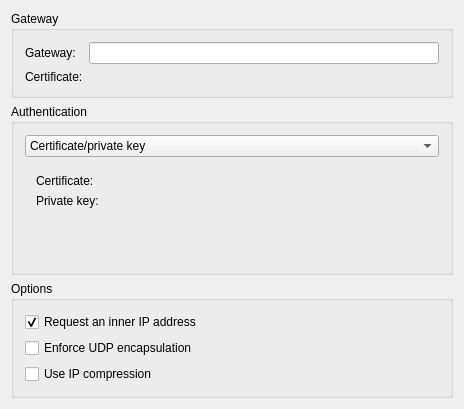
<?xml version="1.0" encoding="UTF-8"?>
<ui version="4.0">
 <class>StrongswanProp</class>
 <widget class="QWidget" name="StrongswanProp">
  <property name="geometry">
   <rect>
    <x>0</x>
    <y>0</y>
    <width>464</width>
    <height>402</height>
   </rect>
  </property>
  <property name="windowTitle">
   <string>Strong Swan VPN</string>
  </property>
  <layout class="QVBoxLayout" name="verticalLayout">
   <item>
    <widget class="QGroupBox" name="groupBox">
     <property name="title">
      <string>Gateway</string>
     </property>
     <layout class="QFormLayout" name="formLayout">
      <item row="0" column="0">
       <widget class="QLabel" name="textLabel3">
        <property name="text">
         <string>Gateway:</string>
        </property>
        <property name="wordWrap">
         <bool>false</bool>
        </property>
        <property name="buddy">
         <cstring>leGateway</cstring>
        </property>
       </widget>
      </item>
      <item row="0" column="1">
       <widget class="KLineEdit" name="leGateway"/>
      </item>
      <item row="1" column="0">
       <widget class="QLabel" name="label_3">
        <property name="text">
         <string>Certificate:</string>
        </property>
       </widget>
      </item>
      <item row="1" column="1">
       <widget class="KUrlRequester" name="leGatewayCertificate"/>
      </item>
     </layout>
    </widget>
   </item>
   <item>
    <widget class="QGroupBox" name="groupBox_2">
     <property name="title">
      <string>Authentication</string>
     </property>
     <layout class="QVBoxLayout" name="verticalLayout_3">
      <item>
       <widget class="QComboBox" name="cmbMethod">
        <property name="sizePolicy">
         <sizepolicy hsizetype="Expanding" vsizetype="Fixed">
          <horstretch>0</horstretch>
          <verstretch>0</verstretch>
         </sizepolicy>
        </property>
        <property name="editable">
         <bool>false</bool>
        </property>
        <item>
         <property name="text">
          <string>Certificate/private key</string>
         </property>
        </item>
        <item>
         <property name="text">
          <string>Certificate/ssh-agent</string>
         </property>
        </item>
        <item>
         <property name="text">
          <string>Smartcard</string>
         </property>
        </item>
        <item>
         <property name="text">
          <string>EAP</string>
         </property>
        </item>
       </widget>
      </item>
      <item>
       <widget class="QStackedWidget" name="swMethods">
        <property name="sizePolicy">
         <sizepolicy hsizetype="Preferred" vsizetype="Fixed">
          <horstretch>0</horstretch>
          <verstretch>0</verstretch>
         </sizepolicy>
        </property>
        <widget class="QWidget" name="page_4">
         <layout class="QFormLayout" name="formLayout_4">
          <item row="0" column="0">
           <widget class="QLabel" name="label_4">
            <property name="text">
             <string>Certificate:</string>
            </property>
           </widget>
          </item>
          <item row="1" column="0">
           <widget class="QLabel" name="label_6">
            <property name="text">
             <string>Private key:</string>
            </property>
           </widget>
          </item>
          <item row="0" column="1">
           <widget class="KUrlRequester" name="leAuthPrivatekeyCertificate"/>
          </item>
          <item row="1" column="1">
           <widget class="KUrlRequester" name="leAuthPrivatekeyKey"/>
          </item>
         </layout>
        </widget>
        <widget class="QWidget" name="page_3">
         <layout class="QFormLayout" name="formLayout_3">
          <item row="0" column="0">
           <widget class="QLabel" name="label">
            <property name="text">
             <string>Certificate:</string>
            </property>
           </widget>
          </item>
          <item row="0" column="1">
           <widget class="KUrlRequester" name="leAuthSshCertificate"/>
          </item>
         </layout>
        </widget>
        <widget class="QWidget" name="page_2"/>
        <widget class="QWidget" name="page">
         <layout class="QFormLayout" name="formLayout_2">
          <item row="0" column="0">
           <widget class="QLabel" name="label_5">
            <property name="text">
             <string>&amp;Username:</string>
            </property>
            <property name="buddy">
             <cstring>leUserName</cstring>
            </property>
           </widget>
          </item>
          <item row="0" column="1">
           <widget class="KLineEdit" name="leUserName"/>
          </item>
          <item row="1" column="0">
           <widget class="QLabel" name="label_2">
            <property name="text">
             <string>User &amp;Password</string>
            </property>
            <property name="buddy">
             <cstring>leUserPassword</cstring>
            </property>
           </widget>
          </item>
          <item row="1" column="1">
           <layout class="QHBoxLayout" name="horizontalLayout">
            <item>
             <widget class="KLineEdit" name="leUserPassword">
              <property name="enabled">
               <bool>false</bool>
              </property>
              <property name="passwordMode">
               <bool>true</bool>
              </property>
             </widget>
            </item>
            <item>
             <widget class="QComboBox" name="cboUserPassOptions">
              <item>
               <property name="text">
                <string>Always Ask</string>
               </property>
              </item>
              <item>
               <property name="text">
                <string>Store</string>
               </property>
              </item>
              <item>
               <property name="text">
                <string>Not Required</string>
               </property>
              </item>
             </widget>
            </item>
           </layout>
          </item>
          <item row="2" column="1">
           <widget class="QCheckBox" name="cbShowPasswords">
            <property name="text">
             <string>&amp;Hide passwords</string>
            </property>
            <property name="checked">
             <bool>true</bool>
            </property>
           </widget>
          </item>
         </layout>
        </widget>
       </widget>
      </item>
     </layout>
    </widget>
   </item>
   <item>
    <widget class="QGroupBox" name="groupBox_3">
     <property name="title">
      <string>Options</string>
     </property>
     <layout class="QVBoxLayout" name="verticalLayout_2">
      <item>
       <widget class="QCheckBox" name="innerIP">
        <property name="autoFillBackground">
         <bool>false</bool>
        </property>
        <property name="text">
         <string>Request an inner IP address</string>
        </property>
        <property name="checked">
         <bool>true</bool>
        </property>
        <property name="tristate">
         <bool>false</bool>
        </property>
       </widget>
      </item>
      <item>
       <widget class="QCheckBox" name="udpEncap">
        <property name="text">
         <string>Enforce UDP encapsulation</string>
        </property>
       </widget>
      </item>
      <item>
       <widget class="QCheckBox" name="ipComp">
        <property name="text">
         <string>Use IP compression</string>
        </property>
       </widget>
      </item>
     </layout>
    </widget>
   </item>
   <item>
    <spacer name="verticalSpacer">
     <property name="orientation">
      <enum>Qt::Vertical</enum>
     </property>
     <property name="sizeHint" stdset="0">
      <size>
       <width>20</width>
       <height>0</height>
      </size>
     </property>
    </spacer>
   </item>
  </layout>
 </widget>
 <layoutdefault spacing="6" margin="11"/>
 <customwidgets>
  <customwidget>
   <class>KUrlRequester</class>
   <extends>QFrame</extends>
   <header>kurlrequester.h</header>
  </customwidget>
  <customwidget>
   <class>KLineEdit</class>
   <extends>QLineEdit</extends>
   <header>klineedit.h</header>
  </customwidget>
 </customwidgets>
 <resources/>
 <connections>
  <connection>
   <sender>cbShowPasswords</sender>
   <signal>toggled(bool)</signal>
   <receiver>leUserPassword</receiver>
   <slot>setPasswordMode(bool)</slot>
   <hints>
    <hint type="sourcelabel">
     <x>331</x>
     <y>169</y>
    </hint>
    <hint type="destinationlabel">
     <x>313</x>
     <y>108</y>
    </hint>
   </hints>
  </connection>
  <connection>
   <sender>cmbMethod</sender>
   <signal>currentIndexChanged(int)</signal>
   <receiver>swMethods</receiver>
   <slot>setCurrentIndex(int)</slot>
   <hints>
    <hint type="sourcelabel">
     <x>231</x>
     <y>129</y>
    </hint>
    <hint type="destinationlabel">
     <x>231</x>
     <y>186</y>
    </hint>
   </hints>
  </connection>
 </connections>
</ui>
